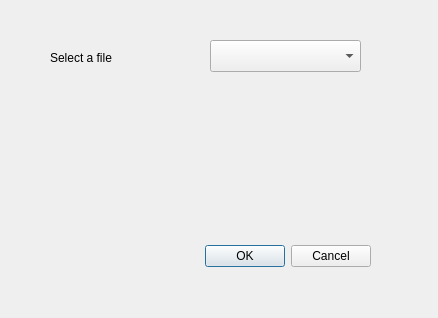
<?xml version="1.0" encoding="UTF-8"?>
<ui version="4.0">
 <class>ExampleDialogBase</class>
 <widget class="QDialog" name="ExampleDialogBase">
  <property name="geometry">
   <rect>
    <x>0</x>
    <y>0</y>
    <width>438</width>
    <height>318</height>
   </rect>
  </property>
  <property name="windowTitle">
   <string>ExampleTiling</string>
  </property>
  <widget class="QDialogButtonBox" name="button_box">
   <property name="geometry">
    <rect>
     <x>30</x>
     <y>240</y>
     <width>341</width>
     <height>32</height>
    </rect>
   </property>
   <property name="orientation">
    <enum>Qt::Horizontal</enum>
   </property>
   <property name="standardButtons">
    <set>QDialogButtonBox::Cancel|QDialogButtonBox::Ok</set>
   </property>
  </widget>
  <widget class="QComboBox" name="comboBox">
   <property name="geometry">
    <rect>
     <x>210</x>
     <y>40</y>
     <width>151</width>
     <height>32</height>
    </rect>
   </property>
  </widget>
  <widget class="QLabel" name="label">
   <property name="geometry">
    <rect>
     <x>50</x>
     <y>50</y>
     <width>111</width>
     <height>16</height>
    </rect>
   </property>
   <property name="text">
    <string>Select a file</string>
   </property>
  </widget>
 </widget>
 <resources/>
 <connections>
  <connection>
   <sender>button_box</sender>
   <signal>accepted()</signal>
   <receiver>ExampleDialogBase</receiver>
   <slot>accept()</slot>
   <hints>
    <hint type="sourcelabel">
     <x>20</x>
     <y>20</y>
    </hint>
    <hint type="destinationlabel">
     <x>20</x>
     <y>20</y>
    </hint>
   </hints>
  </connection>
  <connection>
   <sender>button_box</sender>
   <signal>rejected()</signal>
   <receiver>ExampleDialogBase</receiver>
   <slot>reject()</slot>
   <hints>
    <hint type="sourcelabel">
     <x>20</x>
     <y>20</y>
    </hint>
    <hint type="destinationlabel">
     <x>20</x>
     <y>20</y>
    </hint>
   </hints>
  </connection>
 </connections>
</ui>
